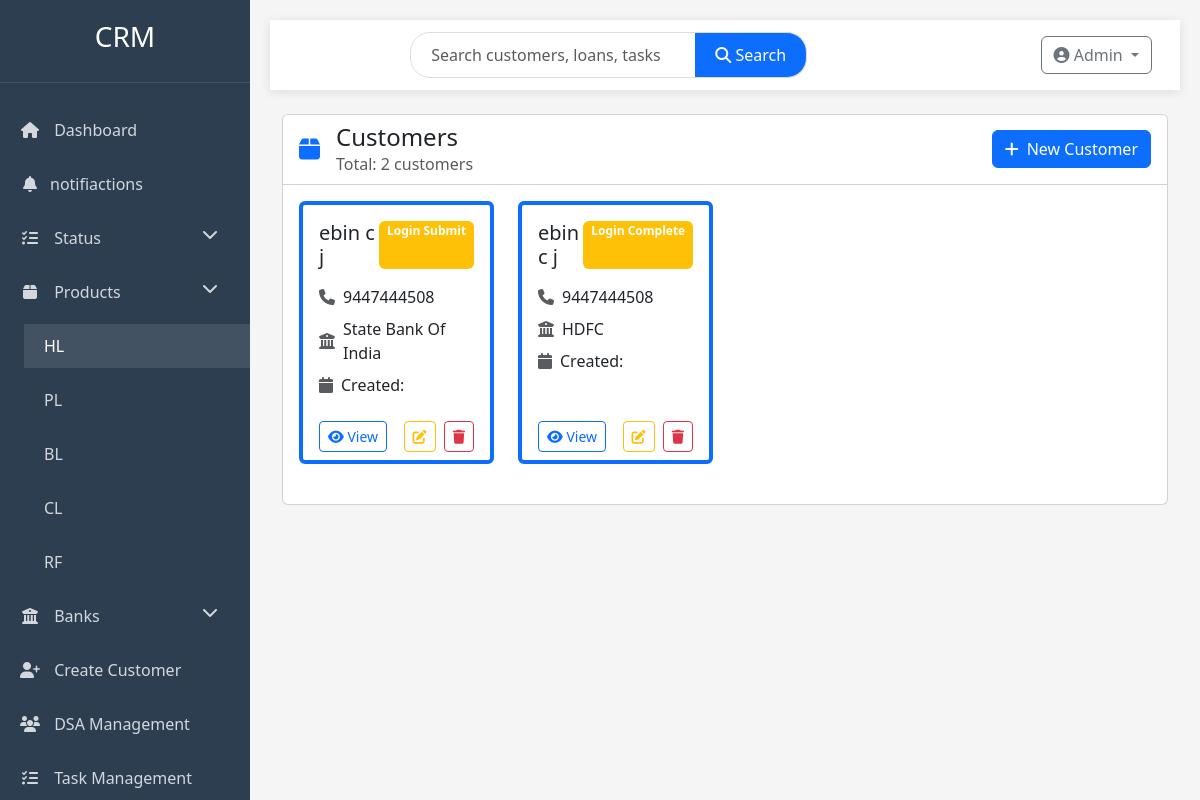
Page /product_catogory/HL/ on the earlier database version.
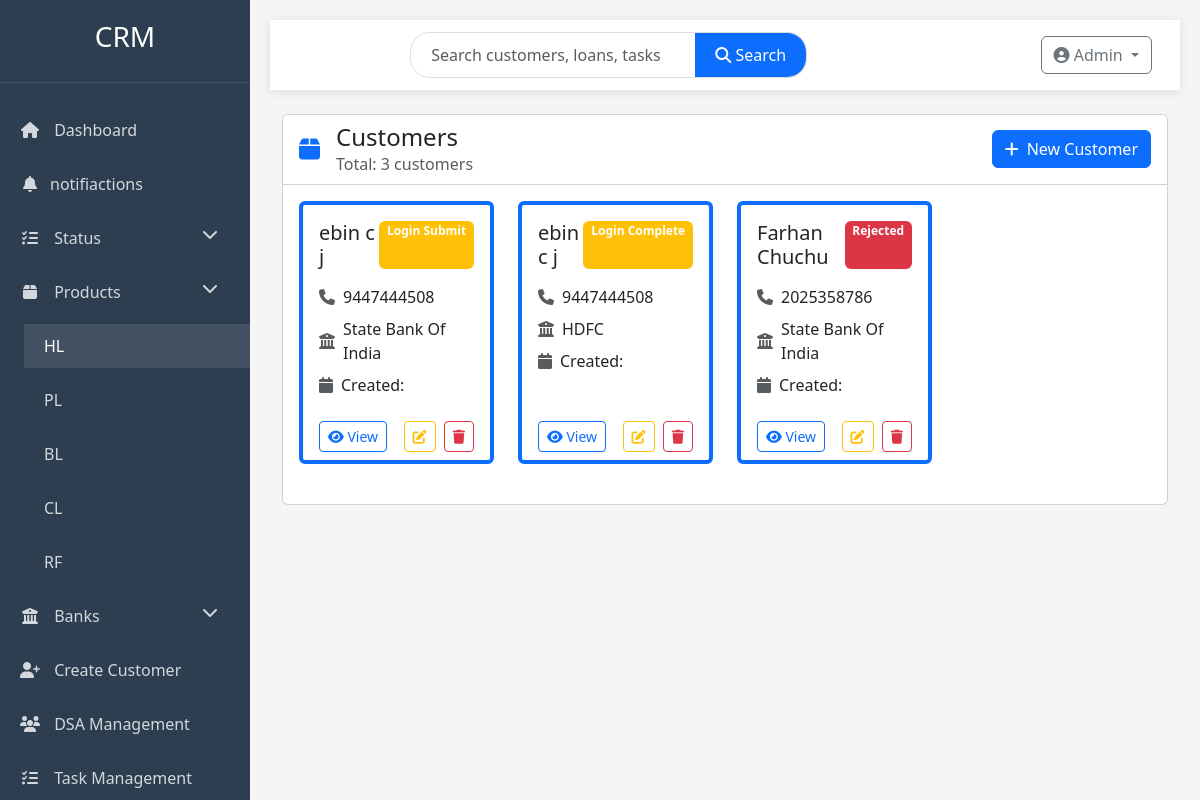
Same page on the later database version.
### profiles/models.py (models this page shows, shortened)
class Customer(models.Model):
    f_name = models.CharField(max_length=50)
    l_name = models.CharField(max_length=50)
    phone_num = models.IntegerField()
    product = models.CharField(choices=PRODUCT_CHOICE, max_length=20)
    bank = models.CharField(choices=BANK_CHOICE, max_length=20)
    status = models.CharField(choices=STATUS_CHOICES, max_length=20)
    type = models.CharField(choices=TYPE_CHOICES, max_length=4)
    dsa = models.ForeignKey(DSA, on_delete=models.SET_NULL, null=True, blank=True)
    created_date = models.DateField(auto_now_add=True)

### profiles/views.py (the view)
# urls.py: path('product_catogory/<slug:val>/', views.Pdoduct_Catogory.as_view(),name="product_catogory"),
class Pdoduct_Catogory(View):
    def get(self,request,val):
        product = Customer.objects.filter(product=val)
        titles = product.values('f_name','l_name')
        return render(request,'Product_catogory.html',{'product': product, 'titles': titles})

### templates/Product_catogory.html (shortened to what the changed rows need)
{% extends 'base.html' %}
{% block content %}
<div class="row animate-fade">
    <div class="col-12">
        <div class="card">
            <div class="card-header bg-white">
                <div class="d-flex justify-content-between align-items-center">
                    <div class="d-flex align-items-center">
                        <div>
                            <h4 class="mb-0">{{ product_name }} Customers</h4>
                            <p class="text-muted mb-0">Total: {{ product.count }} customers</p>
                        </div>
                    </div>
                </div>
            </div>
            <div class="card-body">
                {% if product %}
                <div class="row">
                    {% for prd in product %}
                    <div class="col-xl-3 col-lg-4 col-md-6 mb-4">
                        <div class="card h-100 border-start border-4
                            {% if prd.product == 'HL' %}border-primary
                            {% elif prd.product == 'PL' %}border-success
                            {% elif prd.product == 'BL' %}border-warning
                            {% elif prd.product == 'CL' %}border-info
                            {% else %}border-secondary{% endif %}">
                            <div class="card-body">
                                <div class="d-flex justify-content-between mb-3">
                                    <h5 class="card-title mb-0">{{ prd.f_name }} {{ prd.l_name }}</h5>
                                    <span class="badge bg-{% if prd.status == 'disp' %}success{% elif prd.status == 'reject' %}danger{% else %}warning{% endif %}">
                                        {{ prd.get_status_display }}
                                    </span>
                                </div>
                                <div class="customer-info">
                                    <div class="d-flex align-items-center mb-2">
                                        <i class="fas fa-phone text-muted me-2"></i>
                                        <span>{{ prd.phone_num }}</span>
                                    </div>
                                    <div class="d-flex align-items-center mb-2">
                                        <i class="fas fa-university text-muted me-2"></i>
                                        <span>{{ prd.get_bank_display }}</span>
                                    </div>
                                    <div class="d-flex align-items-center">
                                        <i class="fas fa-calendar text-muted me-2"></i>
                                        <span>Created: {{ prd.created_at|date:"M d, Y" }}</span>
                                    </div>
                                </div>
                            </div>
                            <div class="card-footer bg-transparent border-0 d-flex justify-content-between">
                                <a href="{% url 'details' prd.pk %}" class="btn btn-sm btn-outline-primary">
                                    <i class="fas fa-eye"></i> View
                                </a>
                                <div>
                                    <a href="{% url 'edit' prd.pk %}" class="btn btn-sm btn-outline-warning me-1">
                                        <i class="fas fa-edit"></i>
                                    </a>
                                    <a href="{% url 'delete' prd.pk %}" class="btn btn-sm btn-outline-danger">
                                        <i class="fas fa-trash"></i>
                                    </a>
                                </div>
                            </div>
                        </div>
                    </div>
                    {% endfor %}
                </div>
                {% else %}
                <div class="text-center py-5">
                    <i class="fas fa-box-open fa-3x text-muted mb-3"></i>
                    <h5>No {{ product_name }} Customers Found</h5>
                    <p class="text-muted">Click the button above to add a new customer</p>
                </div>
                {% endif %}
            </div>
        </div>
    </div>
</div>
{% endblock %}

Differences in the rows shown:
added Customer: f_name "Farhan", l_name "Chuchu", status "Rejected", phone_num "2025358786", bank "State Bank Of India"
Other differences:
{{ product.count }}: "2" → "3"
